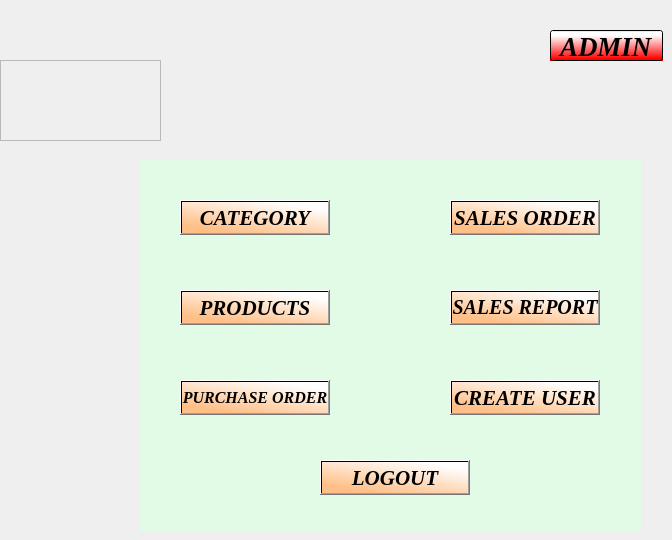
    <widget class="QWidget" name="page_3">
     <property name="enabled">
      <bool>true</bool>
     </property>
     <widget class="QFrame" name="frame_7">
      <property name="geometry">
       <rect>
        <x>0</x>
        <y>60</y>
        <width>161</width>
        <height>81</height>
       </rect>
      </property>
      <property name="styleSheet">
       <string notr="true">image:url(:/newPrefix/logo.jpg)</string>
      </property>
      <property name="frameShape">
       <enum>QFrame::StyledPanel</enum>
      </property>
      <property name="frameShadow">
       <enum>QFrame::Raised</enum>
      </property>
     </widget>
     <widget class="QWidget" name="widget_3" native="true">
      <property name="geometry">
       <rect>
        <x>140</x>
        <y>160</y>
        <width>501</width>
        <height>371</height>
       </rect>
      </property>
      <property name="font">
       <font>
        <family>Times New Roman</family>
        <pointsize>20</pointsize>
        <weight>50</weight>
        <bold>false</bold>
       </font>
      </property>
      <property name="styleSheet">
       <string notr="true">background-color: rgb(225, 251, 230);</string>
      </property>
      <widget class="QPushButton" name="pushButton_admin_category">
       <property name="geometry">
        <rect>
         <x>40</x>
         <y>40</y>
         <width>150</width>
         <height>35</height>
        </rect>
       </property>
       <property name="font">
        <font>
         <family>Times New Roman</family>
         <pointsize>16</pointsize>
         <weight>75</weight>
         <italic>true</italic>
         <bold>true</bold>
        </font>
       </property>
       <property name="styleSheet">
        <string notr="true">background-color: qlineargradient(spread:pad, x1:0.315, y1:0.966091, x2:0.898, y2:0.164545, stop:0 rgba(255, 191, 135, 255), stop:1 rgba(255, 255, 255, 255));
color:rgb(0, 0, 0)</string>
       </property>
       <property name="text">
        <string>CATEGORY</string>
       </property>
      </widget>
      <widget class="QPushButton" name="pushButton_admin_products">
       <property name="geometry">
        <rect>
         <x>40</x>
         <y>130</y>
         <width>150</width>
         <height>35</height>
        </rect>
       </property>
       <property name="font">
        <font>
         <family>Times New Roman</family>
         <pointsize>16</pointsize>
         <weight>75</weight>
         <italic>true</italic>
         <bold>true</bold>
        </font>
       </property>
       <property name="styleSheet">
        <string notr="true">background-color: qlineargradient(spread:pad, x1:0.315, y1:0.966091, x2:0.898, y2:0.164545, stop:0 rgba(255, 191, 135, 255), stop:1 rgba(255, 255, 255, 255));
color:rgb(0, 0, 0)</string>
       </property>
       <property name="text">
        <string>PRODUCTS</string>
       </property>
      </widget>
      <widget class="QPushButton" name="pushButton_admin_purchase">
       <property name="geometry">
        <rect>
         <x>40</x>
         <y>220</y>
         <width>150</width>
         <height>35</height>
        </rect>
       </property>
       <property name="font">
        <font>
         <family>Times New Roman</family>
         <pointsize>12</pointsize>
         <weight>75</weight>
         <italic>true</italic>
         <bold>true</bold>
        </font>
       </property>
       <property name="styleSheet">
        <string notr="true">background-color: qlineargradient(spread:pad, x1:0.315, y1:0.966091, x2:0.898, y2:0.164545, stop:0 rgba(255, 191, 135, 255), stop:1 rgba(255, 255, 255, 255));
color:rgb(0, 0, 0)</string>
       </property>
       <property name="text">
        <string>PURCHASE ORDER</string>
       </property>
      </widget>
      <widget class="QPushButton" name="pushButton_admin_order">
       <property name="geometry">
        <rect>
         <x>310</x>
         <y>40</y>
         <width>150</width>
         <height>35</height>
        </rect>
       </property>
       <property name="font">
        <font>
         <family>Times New Roman</family>
         <pointsize>16</pointsize>
         <weight>75</weight>
         <italic>true</italic>
         <bold>true</bold>
        </font>
       </property>
       <property name="styleSheet">
        <string notr="true">background-color: qlineargradient(spread:pad, x1:0.315, y1:0.966091, x2:0.898, y2:0.164545, stop:0 rgba(255, 191, 135, 255), stop:1 rgba(255, 255, 255, 255));
color:rgb(0, 0, 0)</string>
       </property>
       <property name="text">
        <string>SALES ORDER</string>
       </property>
      </widget>
      <widget class="QPushButton" name="pushButton_admin_report">
       <property name="geometry">
        <rect>
         <x>310</x>
         <y>130</y>
         <width>150</width>
         <height>35</height>
        </rect>
       </property>
       <property name="font">
        <font>
         <family>Times New Roman</family>
         <pointsize>15</pointsize>
         <weight>75</weight>
         <italic>true</italic>
         <bold>true</bold>
        </font>
       </property>
       <property name="styleSheet">
        <string notr="true">background-color: qlineargradient(spread:pad, x1:0.315, y1:0.966091, x2:0.898, y2:0.164545, stop:0 rgba(255, 191, 135, 255), stop:1 rgba(255, 255, 255, 255));
color:rgb(0, 0, 0)</string>
       </property>
       <property name="text">
        <string>SALES REPORT</string>
       </property>
      </widget>
      <widget class="QPushButton" name="pushButton_createuser">
       <property name="geometry">
        <rect>
         <x>310</x>
         <y>220</y>
         <width>150</width>
         <height>35</height>
        </rect>
       </property>
       <property name="font">
        <font>
         <family>Times New Roman</family>
         <pointsize>16</pointsize>
         <weight>75</weight>
         <italic>true</italic>
         <bold>true</bold>
        </font>
       </property>
       <property name="styleSheet">
        <string notr="true">background-color: qlineargradient(spread:pad, x1:0.315, y1:0.966091, x2:0.898, y2:0.164545, stop:0 rgba(255, 191, 135, 255), stop:1 rgba(255, 255, 255, 255));
color:rgb(0, 0, 0)</string>
       </property>
       <property name="text">
        <string>CREATE USER</string>
       </property>
      </widget>
      <widget class="QPushButton" name="pushButton_admin_logout">
       <property name="geometry">
        <rect>
         <x>180</x>
         <y>300</y>
         <width>150</width>
         <height>35</height>
        </rect>
       </property>
       <property name="font">
        <font>
         <family>Times New Roman</family>
         <pointsize>16</pointsize>
         <weight>75</weight>
         <italic>true</italic>
         <bold>true</bold>
        </font>
       </property>
       <property name="styleSheet">
        <string notr="true">background-color: qlineargradient(spread:pad, x1:0.315, y1:0.966091, x2:0.898, y2:0.164545, stop:0 rgba(255, 191, 135, 255), stop:1 rgba(255, 255, 255, 255));
color:rgb(0, 0, 0)</string>
       </property>
       <property name="text">
        <string>LOGOUT</string>
       </property>
      </widget>
     </widget>
     <widget class="QLineEdit" name="lineEdit_admin">
      <property name="enabled">
       <bool>true</bool>
      </property>
      <property name="geometry">
       <rect>
        <x>550</x>
        <y>30</y>
        <width>113</width>
        <height>31</height>
       </rect>
      </property>
      <property name="font">
       <font>
        <family>Times New Roman</family>
        <pointsize>20</pointsize>
        <weight>75</weight>
        <italic>true</italic>
        <bold>true</bold>
       </font>
      </property>
      <property name="styleSheet">
       <string notr="true">background-color: qlineargradient(spread:pad, x1:0.912045, y1:0.932, x2:0.898, y2:0.164545, stop:0 rgba(255, 0, 0, 255), stop:1 rgba(255, 255, 255, 255));</string>
      </property>
      <property name="text">
       <string>ADMIN</string>
      </property>
      <property name="alignment">
       <set>Qt::AlignCenter</set>
      </property>
      <property name="setEnabled" stdset="0">
       <bool>false</bool>
      </property>
     </widget>
    </widget>
